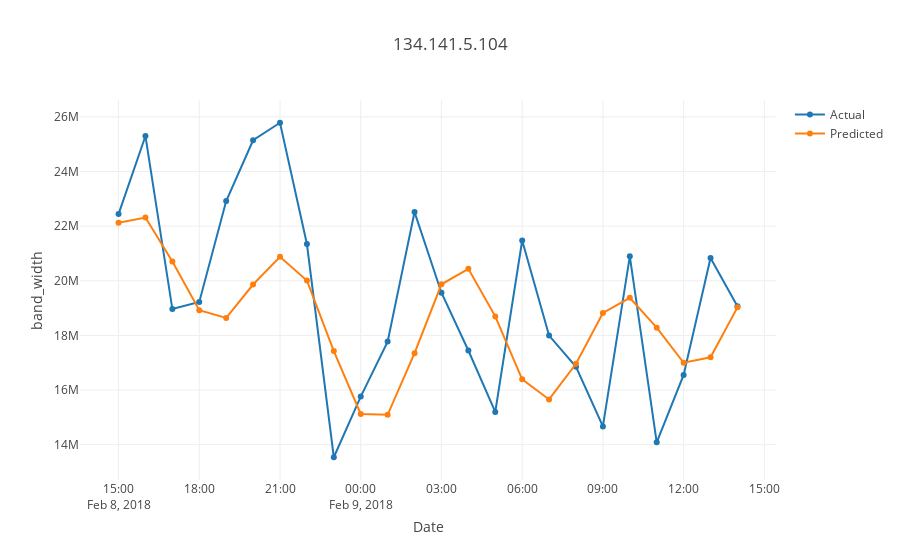

Notebook cell for this chart:
### Code cell
s='134.141.5.104'
tt = prophet_df[prophet_df.source==s]
plot_test1(tt.ds,tt.y,tt.yhat,s)
